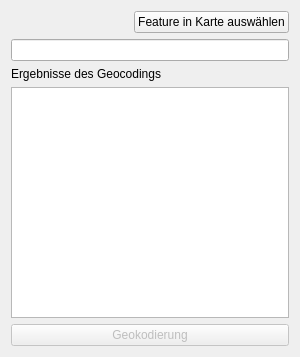
<?xml version="1.0" encoding="UTF-8"?>
<ui version="4.0">
 <class>PickerDock</class>
 <widget class="QWidget" name="PickerDock">
  <property name="geometry">
   <rect>
    <x>0</x>
    <y>0</y>
    <width>300</width>
    <height>357</height>
   </rect>
  </property>
  <property name="minimumSize">
   <size>
    <width>300</width>
    <height>300</height>
   </size>
  </property>
  <property name="maximumSize">
   <size>
    <width>300</width>
    <height>450</height>
   </size>
  </property>
  <property name="windowTitle">
   <string>Form</string>
  </property>
  <layout class="QVBoxLayout" name="verticalLayout">
   <item>
    <layout class="QHBoxLayout" name="horizontalLayout_2">
     <item>
      <spacer name="horizontalSpacer_2">
       <property name="orientation">
        <enum>Qt::Horizontal</enum>
       </property>
       <property name="sizeHint" stdset="0">
        <size>
         <width>40</width>
         <height>20</height>
        </size>
       </property>
      </spacer>
     </item>
     <item>
      <widget class="QPushButton" name="pick_feature_button">
       <property name="text">
        <string>Feature in Karte auswählen</string>
       </property>
       <property name="checkable">
        <bool>true</bool>
       </property>
      </widget>
     </item>
    </layout>
   </item>
   <item>
    <widget class="QLineEdit" name="feature_edit">
     <property name="readOnly">
      <bool>true</bool>
     </property>
    </widget>
   </item>
   <item>
    <widget class="QLabel" name="label">
     <property name="text">
      <string>Ergebnisse des Geocodings</string>
     </property>
    </widget>
   </item>
   <item>
    <widget class="QListWidget" name="result_list"/>
   </item>
   <item>
    <widget class="QPushButton" name="geocode_button">
     <property name="enabled">
      <bool>false</bool>
     </property>
     <property name="text">
      <string>Geokodierung</string>
     </property>
    </widget>
   </item>
  </layout>
 </widget>
 <resources/>
 <connections/>
</ui>
